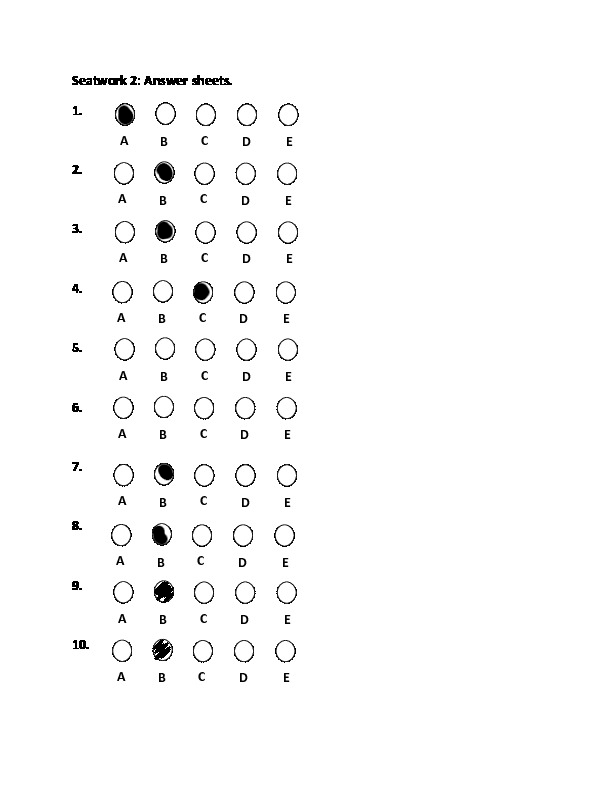
#> input picture Detection of Unshaded or Shaded Circle/input/3.jpg, 612 x 792 px
$ python ShCircle.py
#> lines starting #> are read from the running program, lines starting #| are printed output that depends on the picture; after the words box and inside, x2 and y2 are one past the last pixel; in counts of white or black regions, pixels touching at a corner belong together
# *********************************************************************
# filename : Onate_ShCircle.py
# subject : Digital Image Processing
# semester : Summer Class 2019
#
#
# Solution:
# 1. read the image file
# 2. open coordinates file and save it to object f
# 3. iterate over to every line of the file
# 4. check if line is equal to 0 then continue or check whether line is empty
# 5. otherwise get the content and get the coordinates of A, B, C, D, E
# 7. iterate over coordinates and check the color of the coordinates and its neighbor and save it to colorl list.
# 8. get the average of the list of color and save it to color variable
# 9. if color variable is less than 150, red rectangle border will be drawn on the coordinates, otherwise, green rectangle border will be drawn on the coordinates
# 10. final image will be shown
# *********************************************************************


import cv2
import numpy as np

img = cv2.imread('input/3.jpg', 1)
#> img is the input picture: shape (792, 612, 3); min 0, max 255, mean 250.3
f = open("coordinates.txt", "r")
#> (reads Detection of Unshaded or Shaded Circle/coordinates.txt from the repository)
i=0
for point in f:
    if i==0:
        i+=1
        continue
    elif point=="":
        continue
    else:
        my_list = point.split()
        for point2 in my_list:
            tpoint = point2.split(",")
            colorl=[]
            for x in range(10):
                colorl.append(img[int(tpoint[0])-x, int(tpoint[1])-x][0])
                colorl.append(img[int(tpoint[0])+x, int(tpoint[1])+x][0])
            color = sum(colorl)/len(colorl)
            if(color<150):
                cv2.rectangle(img, (int(tpoint[1])-15, int(tpoint[0])-15), (int(tpoint[1])+15, int(tpoint[0])+15), (0,0,255), 2)
            else:
                cv2.rectangle(img, (int(tpoint[1])-15, int(tpoint[0])-15), (int(tpoint[1])+15, int(tpoint[0])+15), (34,139,34), 2)
        my_list = []
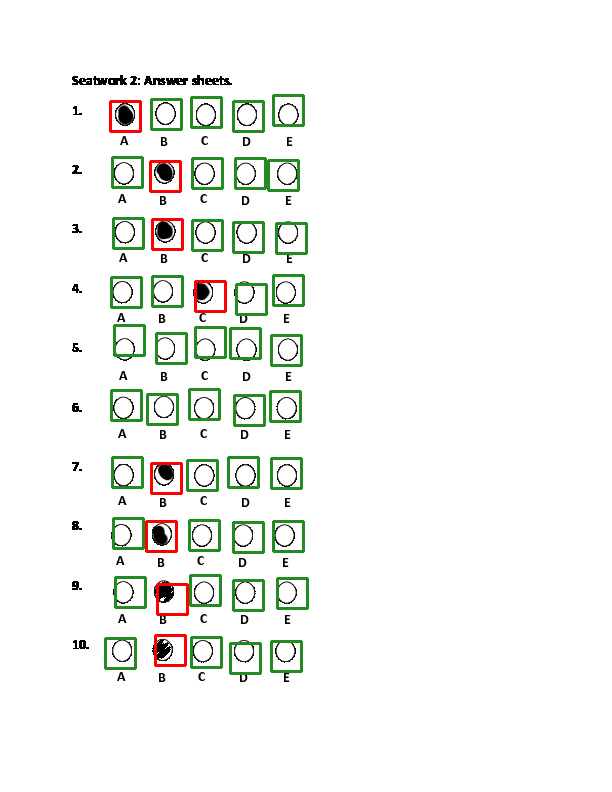
#> img: shape (792, 612, 3); 3.67% of pixels changed, all inside (x1, y1, x2, y2) = (104, 94, 309, 675)
#> after the loop, i = 1

cv2.imwrite('output.jpg', img)
cv2.waitKey(0)
